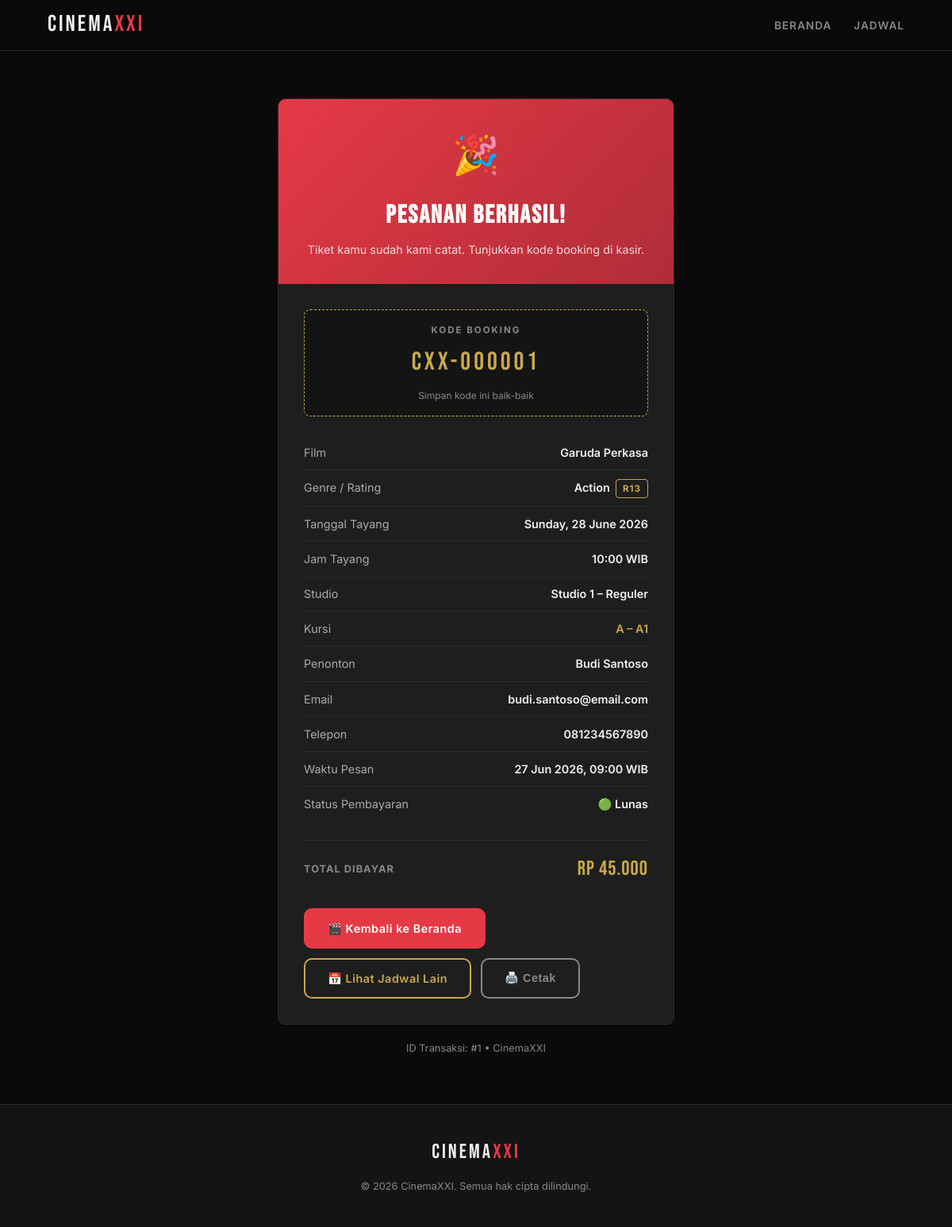
The page /cinema/konfirmasi.php?id=1 on the database its author committed.
### tables this page shows
CREATE TABLE `transaksi` (
  `id`                INT UNSIGNED  NOT NULL AUTO_INCREMENT,
  `id_pelanggan`      INT UNSIGNED  NOT NULL,
  `id_jadwal`         INT UNSIGNED  NOT NULL,
  `id_kursi`          INT UNSIGNED  NOT NULL,
  `total_harga`       DECIMAL(10,2) NOT NULL,
  `waktu_pesan`       DATETIME      NOT NULL DEFAULT CURRENT_TIMESTAMP,
  `status_pembayaran` ENUM('pending','lunas','dibatalkan') NOT NULL DEFAULT 'pending',
  PRIMARY KEY (`id`),
   
  UNIQUE KEY `uq_booking` (`id_jadwal`, `id_kursi`),
  CONSTRAINT `fk_trx_pelanggan` FOREIGN KEY (`id_pelanggan`) REFERENCES `pelanggan`(`id`) ON UPDATE CASCADE ON DELETE RESTRICT,
  CONSTRAINT `fk_trx_jadwal`    FOREIGN KEY (`id_jadwal`)    REFERENCES `jadwal`(`id`)    ON UPDATE CASCADE ON DELETE RESTRICT,
  CONSTRAINT `fk_trx_kursi`     FOREIGN KEY (`id_kursi`)     REFERENCES `kursi`(`id`)     ON UPDATE CASCADE ON DELETE RESTRICT
);

CREATE TABLE `film` (
  `id`            INT UNSIGNED    NOT NULL AUTO_INCREMENT,
  `judul`         VARCHAR(150)    NOT NULL,
  `genre`         VARCHAR(60)     NOT NULL,
  `durasi`        SMALLINT UNSIGNED NOT NULL COMMENT 'Durasi dalam menit',
  `rating`        ENUM('G','PG','PG-13','R','NC-17','SU','R13','R17','R21','D17') NOT NULL DEFAULT 'SU',
  `deskripsi`     TEXT,
  `tanggal_rilis` DATE            NOT NULL,
  PRIMARY KEY (`id`)
);

CREATE TABLE `jadwal` (
  `id`         INT UNSIGNED   NOT NULL AUTO_INCREMENT,
  `id_film`    INT UNSIGNED   NOT NULL,
  `id_studio`  INT UNSIGNED   NOT NULL,
  `tanggal`    DATE           NOT NULL,
  `jam_tayang` TIME           NOT NULL,
  `harga`      DECIMAL(10,2)  NOT NULL,
  PRIMARY KEY (`id`),
  CONSTRAINT `fk_jadwal_film`   FOREIGN KEY (`id_film`)   REFERENCES `film`(`id`)   ON UPDATE CASCADE ON DELETE RESTRICT,
  CONSTRAINT `fk_jadwal_studio` FOREIGN KEY (`id_studio`) REFERENCES `studio`(`id`) ON UPDATE CASCADE ON DELETE RESTRICT
);

CREATE TABLE `studio` (
  `id`           INT UNSIGNED  NOT NULL AUTO_INCREMENT,
  `nama_studio`  VARCHAR(50)   NOT NULL,
  `kapasitas`    SMALLINT UNSIGNED NOT NULL COMMENT 'Jumlah kursi total',
  PRIMARY KEY (`id`)
);

CREATE TABLE `kursi` (
  `id`           INT UNSIGNED  NOT NULL AUTO_INCREMENT,
  `id_studio`    INT UNSIGNED  NOT NULL,
  `nomor_kursi`  VARCHAR(10)   NOT NULL COMMENT 'Contoh: A1, B3',
  `baris`        CHAR(1)       NOT NULL COMMENT 'Huruf baris: A, B, C ...',
  PRIMARY KEY (`id`),
  UNIQUE KEY `uq_kursi_studio` (`id_studio`, `nomor_kursi`),
  CONSTRAINT `fk_kursi_studio` FOREIGN KEY (`id_studio`) REFERENCES `studio`(`id`) ON UPDATE CASCADE ON DELETE CASCADE
);

CREATE TABLE `pelanggan` (
  `id`          INT UNSIGNED  NOT NULL AUTO_INCREMENT,
  `nama`        VARCHAR(100)  NOT NULL,
  `email`       VARCHAR(150)  NOT NULL,
  `no_telepon`  VARCHAR(20)   NOT NULL,
  PRIMARY KEY (`id`),
  UNIQUE KEY `uq_email` (`email`)
);

### cinema/config.php (called while the page is built, shortened)
<?php
function rupiah($angka) {
    return 'Rp ' . number_format($angka, 0, ',', '.');
}

### cinema/konfirmasi.php (the view, shortened to what this page needs)
<?php
require_once 'config.php';
$trxId = isset($_GET['id']) ? (int)$_GET['id'] : 0;
$stmt = $conn->prepare(
    "SELECT
        t.id           AS trx_id,
        t.total_harga,
        t.waktu_pesan,
        t.status_pembayaran,
        p.nama,
        p.email,
        p.no_telepon,
        f.judul        AS judul_film,
        f.genre,
        f.durasi,
        f.rating,
        j.tanggal,
        j.jam_tayang,
        s.nama_studio,
        k.nomor_kursi,
        k.baris
     FROM transaksi t
     INNER JOIN pelanggan p ON p.id = t.id_pelanggan
     INNER JOIN jadwal    j ON j.id = t.id_jadwal
     INNER JOIN film      f ON f.id = j.id_film
     INNER JOIN studio    s ON s.id = j.id_studio
     INNER JOIN kursi     k ON k.id = t.id_kursi
     WHERE t.id = ?"
);
$stmt->bind_param('i', $trxId);
$stmt->execute();
$data = $stmt->get_result()->fetch_assoc();
$kodeBooking = 'CXX-' . str_pad($data['trx_id'], 6, '0', STR_PAD_LEFT);
$activeMenu = '';
require_once 'includes/header.php';
?>
<div class="konfirmasi-wrap">
  <div class="konfirmasi-card">
    <div class="konfirmasi-header">
      <div class="check-icon">🎉</div>
      <h2>PESANAN BERHASIL!</h2>
      <p>Tiket kamu sudah kami catat. Tunjukkan kode booking di kasir.</p>
    </div>
    <div class="konfirmasi-body">
      <div class="kode-booking">
        <div class="kode-label">Kode Booking</div>
        <div class="kode-num"><?= $kodeBooking ?></div>
        <div style="font-size:.75rem;color:var(--muted);margin-top:6px;">
          Simpan kode ini baik-baik
        </div>
      </div>
      <div class="detail-rows">
        <div class="detail-row">
          <span>Film</span>
          <span class="dr-val"><?= htmlspecialchars($data['judul_film']) ?></span>
        </div>
        <div class="detail-row">
          <span>Genre / Rating</span>
          <span class="dr-val">
            <?= htmlspecialchars($data['genre']) ?>
            &nbsp;<span class="badge-rating"><?= htmlspecialchars($data['rating']) ?></span>
          </span>
        </div>
        <div class="detail-row">
          <span>Tanggal Tayang</span>
          <span class="dr-val"><?= date('l, d F Y', strtotime($data['tanggal'])) ?></span>
        </div>
        <div class="detail-row">
          <span>Jam Tayang</span>
          <span class="dr-val"><?= substr($data['jam_tayang'], 0, 5) ?> WIB</span>
        </div>
        <div class="detail-row">
          <span>Studio</span>
          <span class="dr-val"><?= htmlspecialchars($data['nama_studio']) ?></span>
        </div>
        <div class="detail-row">
          <span>Kursi</span>
          <span class="dr-val" style="color:var(--gold);">
            <?= htmlspecialchars($data['baris']) ?> –
            <?= htmlspecialchars($data['nomor_kursi']) ?>
          </span>
        </div>
        <div class="detail-row">
          <span>Penonton</span>
          <span class="dr-val"><?= htmlspecialchars($data['nama']) ?></span>
        </div>
        <div class="detail-row">
          <span>Email</span>
          <span class="dr-val"><?= htmlspecialchars($data['email']) ?></span>
        </div>
        <div class="detail-row">
          <span>Telepon</span>
          <span class="dr-val"><?= htmlspecialchars($data['no_telepon']) ?></span>
        </div>
        <div class="detail-row">
          <span>Waktu Pesan</span>
          <span class="dr-val">
            <?= date('d M Y, H:i', strtotime($data['waktu_pesan'])) ?> WIB
          </span>
        </div>
        <div class="detail-row">
          <span>Status Pembayaran</span>
          <span class="dr-val">
            <?php
            $statusMap = [
              'pending'     => '🟡 Menunggu Pembayaran',
              'lunas'       => '🟢 Lunas',
              'dibatalkan'  => '🔴 Dibatalkan',
            ];
            echo $statusMap[$data['status_pembayaran']] ?? $data['status_pembayaran'];
            ?>
          </span>
        </div>
      </div>
      <div class="summary-total" style="margin-bottom:28px;">
        <span class="label">Total Dibayar</span>
        <span class="amount"><?= rupiah($data['total_harga']) ?></span>
      </div>
      <div class="konfirmasi-actions">
        <a href="index.php" class="btn btn-primary">
          🎬 Kembali ke Beranda
        </a>
        <a href="jadwal.php" class="btn btn-outline">
          📅 Lihat Jadwal Lain
        </a>
        <button
          onclick="window.print()"
          class="btn btn-outline"
          style="border-color:var(--muted);color:var(--muted);">
          🖨️ Cetak
        </button>
      </div>
    </div>
  </div>
  <p style="text-align:center;margin-top:20px;font-size:.8rem;color:var(--muted);">
    ID Transaksi: #<?= $data['trx_id'] ?> &bull; <?= SITE_NAME ?>
  </p>
</div>
<?php require_once 'includes/footer.php'; ?>

### cinema/includes/header.php (shortened to what this page needs)
<?php
$activeMenu = $activeMenu ?? '';
?>
<!DOCTYPE html>
<html lang="id">
<head>
  <link rel="stylesheet" href="<?= rtrim(SITE_URL, '/') ?>/assets/css/style.css">
</head>
<body>
<nav class="navbar">
  <a href="<?= rtrim(SITE_URL, '/') ?>/index.php" class="navbar-brand">
    CINEMA<span>XXI</span>
  </a>
  <ul class="navbar-links" id="navLinks">
    <li><a href="index.php"  class="<?= $activeMenu === 'home'   ? 'active' : '' ?>">Beranda</a></li>
    <li><a href="jadwal.php" class="<?= $activeMenu === 'jadwal' ? 'active' : '' ?>">Jadwal</a></li>
  </ul>
</nav>

### cinema/includes/footer.php (shortened to what this page needs)
<footer>
  <div class="footer-inner">
    <div class="footer-brand">CINEMA<span>XXI</span></div>
    <p class="footer-copy">
      &copy; <?= date('Y') ?> <?= SITE_NAME ?>.
      Semua hak cipta dilindungi.
    </p>
  </div>
</footer>
</body>
</html>

### cinema/assets/css/style.css (style rules this page uses)
:root { --black: #0a0a0a; --dark: #141414; --card: #1e1e1e; --border: #2a2a2a; --red: #e63946; --red-dim: #b02d38; --gold: #c9a84c; --white: #f0f0f0; --muted: #888; --font-display: 'Bebas Neue', sans-serif; --font-body: 'Inter', sans-serif; --radius: 10px; --shadow: 0 8px 32px rgba(0,0,0,.6); --transition: .25s ease; }
*, *::before, *::after { box-sizing: border-box; margin: 0; padding: 0; }
html { scroll-behavior: smooth; }
body { font-family: var(--font-body); background: var(--black); color: var(--white); line-height: 1.6; min-height: 100vh; }
a { color: var(--gold); text-decoration: none; transition: color var(--transition); }
ul { list-style: none; }
.navbar { position: sticky; top: 0; z-index: 1000; background: rgba(10,10,10,.95); backdrop-filter: blur(10px); border-bottom: 1px solid var(--border); padding: 0 5%; display: flex; align-items: center; justify-content: space-between; height: 64px; }
.navbar-brand { font-family: var(--font-display); font-size: 1.8rem; letter-spacing: 3px; color: var(--white); }
.navbar-brand span { color: var(--red); }
.navbar-links { display: flex; gap: 28px; }
.navbar-links a { color: var(--muted); font-size: .85rem; font-weight: 600; letter-spacing: 1px; text-transform: uppercase; transition: color var(--transition); }
.btn { display: inline-flex; align-items: center; gap: 8px; padding: 12px 28px; border-radius: var(--radius); font-weight: 600; font-size: .9rem; cursor: pointer; border: 2px solid transparent; transition: all var(--transition); letter-spacing: .5px; }
.btn-primary { background: var(--red); color: #fff; border-color: var(--red); }
.btn-outline { background: transparent; color: var(--gold); border-color: var(--gold); }
.badge-rating { display: inline-block; padding: 2px 8px; border: 1px solid var(--gold); color: var(--gold); border-radius: 4px; font-size: .72rem; font-weight: 700; letter-spacing: 1px; }
.summary-total { display: flex; justify-content: space-between; align-items: center; padding: 16px 0 0; margin-top: 8px; border-top: 1px solid var(--border); }
.summary-total .label { font-size: .8rem; font-weight: 700; color: var(--muted); letter-spacing: 1px; text-transform: uppercase; }
.summary-total .amount { font-family: var(--font-display); font-size: 1.6rem; color: var(--gold); letter-spacing: 1px; }
.konfirmasi-wrap { max-width: 620px; margin: 60px auto; padding: 0 5%; }
.konfirmasi-card { background: var(--card); border-radius: var(--radius); border: 1px solid var(--border); overflow: hidden; }
.konfirmasi-header { background: linear-gradient(135deg, var(--red), var(--red-dim)); padding: 32px; text-align: center; }
.konfirmasi-header .check-icon { font-size: 3rem; margin-bottom: 12px; }
.konfirmasi-header h2 { font-family: var(--font-display); font-size: 2rem; letter-spacing: 2px; color: #fff; }
.konfirmasi-header p { color: rgba(255,255,255,.8); font-size: .9rem; margin-top: 6px; }
.konfirmasi-body { padding: 32px; }
.kode-booking { background: var(--dark); border: 1px dashed var(--gold); border-radius: 8px; padding: 16px; text-align: center; margin-bottom: 24px; }
.kode-booking .kode-label { font-size: .72rem; font-weight: 700; letter-spacing: 2px; text-transform: uppercase; color: var(--muted); margin-bottom: 6px; }
.kode-booking .kode-num { font-family: var(--font-display); font-size: 2rem; letter-spacing: 4px; color: var(--gold); }
.detail-rows { margin-bottom: 24px; }
.detail-row { display: flex; justify-content: space-between; padding: 10px 0; font-size: .9rem; border-bottom: 1px solid var(--border); color: #aaa; }
.detail-row:last-child { border: none; }
.detail-row .dr-val { color: var(--white); font-weight: 600; text-align: right; }
.konfirmasi-actions { display: flex; gap: 12px; flex-wrap: wrap; }
footer { background: var(--dark); border-top: 1px solid var(--border); padding: 40px 5%; margin-top: 60px; }
.footer-inner { max-width: 1200px; margin: 0 auto; display: flex; flex-direction: column; align-items: center; gap: 12px; text-align: center; }
.footer-brand { font-family: var(--font-display); font-size: 1.6rem; letter-spacing: 3px; color: var(--white); }
.footer-brand span { color: var(--red); }
.footer-copy { font-size: .8rem; color: var(--muted); }

### rows shown on the page
transaksi: id "CXX-000001", film.judul "Garuda Perkasa", film.genre "Action", film.rating "R13", id_jadwal.tanggal "Sunday, 28 June 2026", id_jadwal.jam_tayang "10:00", studio.nama_studio "Studio 1 – Reguler", id_kursi.baris "A", id_kursi.nomor_kursi "A1", id_pelanggan.nama "Budi Santoso", id_pelanggan.email "budi.santoso@email.com", id_pelanggan.no_telepon "081234567890", waktu_pesan "27 Jun 2026, 09:00", status_pembayaran "🟢 Lunas", total_harga "Rp 45.000", id "1"

### other values the page prints
SITE_NAME "CinemaXXI"
